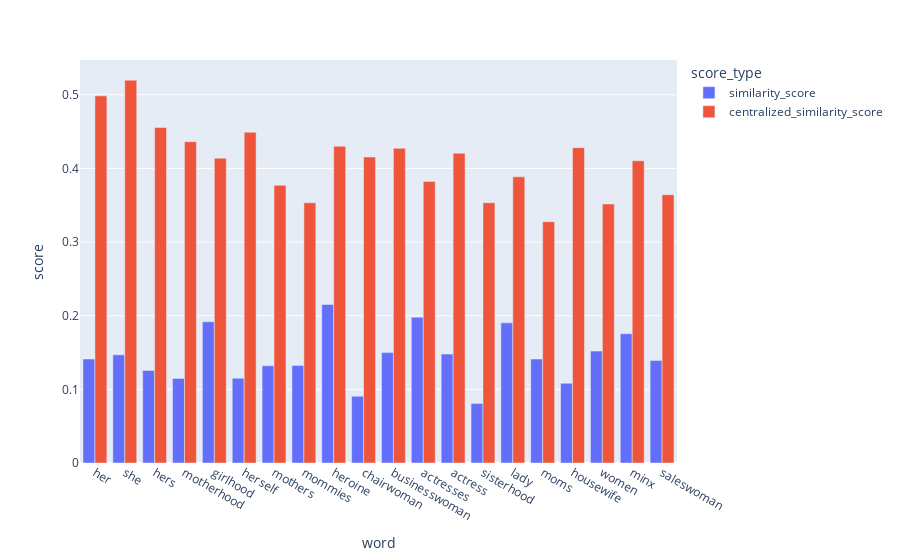
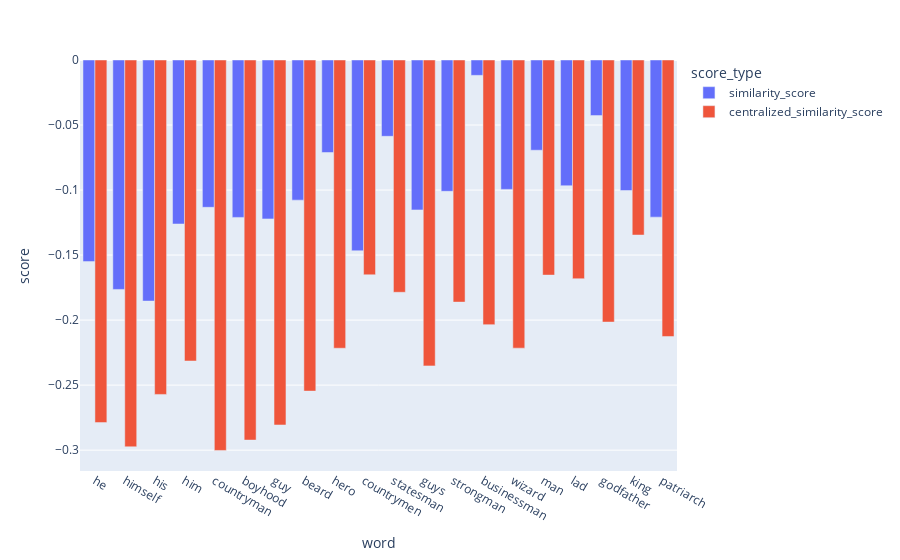

Source (notebook cell) for these figures, in order:
### Code cell
#plot a bar plot of the top 20 most biased words with all the scores of the three methods
import plotly_express as px

def plot_top_biased_words(df, n_words=20):
    df_top=df.head(n_words)
    #remove the simple_bias_score column
    df_top=df_top.drop(columns=['simple_bias_score'])
    df_top=df_top.reset_index()
    df_top=df_top.rename(columns={'index': 'word'})
    df_top=df_top.melt(id_vars=['word'], var_name='score_type', value_name='score')
    fig = px.bar(df_top, x="word", y="score", color="score_type", barmode="group")
    fig.show()


plot_top_biased_words(df_female, n_words=20)
plot_top_biased_words(df_male, n_words=20)

### Figure 1 — Plotly figure (JSON) as saved in the notebook; plotly's stock layout.template omitted (floating-point values rounded to 4 significant figures)
{"data": [{"alignmentgroup": "True", "hovertemplate": "score_type=similarity_score<br>word=%{x}<br>score=%{y}<extra></extra>", "legendgroup": "similarity_score", "marker": {"color": "#636efa", "pattern": {"shape": ""}}, "name": "similarity_score", "offsetgroup": "similarity_score", "orientation": "v", "showlegend": true, "textposition": "auto", "type": "bar", "x": ["her", "she", "hers", "motherhood", "girlhood", "herself", "mothers", "mommies", "heroine", "chairwoman", "businesswoman", "actresses", "actress", "sisterhood", "lady", "moms", "housewife", "women", "minx", "saleswoman"], "xaxis": "x", "y": [0.1412, 0.1468, 0.1257, 0.1148, 0.1918, 0.115, 0.132, 0.1325, 0.2152, 0.09071, 0.1499, 0.1978, 0.1479, 0.0809, 0.1903, 0.1412, 0.1082, 0.152, 0.1756, 0.1393], "yaxis": "y"}, {"alignmentgroup": "True", "hovertemplate": "score_type=centralized_similarity_score<br>word=%{x}<br>score=%{y}<extra></extra>", "legendgroup": "centralized_similarity_score", "marker": {"color": "#EF553B", "pattern": {"shape": ""}}, "name": "centralized_similarity_score", "offsetgroup": "centralized_similarity_score", "orientation": "v", "showlegend": true, "textposition": "auto", "type": "bar", "x": ["her", "she", "hers", "motherhood", "girlhood", "herself", "mothers", "mommies", "heroine", "chairwoman", "businesswoman", "actresses", "actress", "sisterhood", "lady", "moms", "housewife", "women", "minx", "saleswoman"], "xaxis": "x", "y": [0.4985, 0.5198, 0.4556, 0.4363, 0.4139, 0.4491, 0.377, 0.3533, 0.4301, 0.4155, 0.4273, 0.3823, 0.4206, 0.3533, 0.3885, 0.3277, 0.4281, 0.3516, 0.4103, 0.3643], "yaxis": "y"}], "layout": {"barmode": "group", "legend": {"title": {"text": "score_type"}, "tracegroupgap": 0}, "margin": {"t": 60}, "xaxis": {"anchor": "y", "domain": [0, 1], "title": {"text": "word"}}, "yaxis": {"anchor": "x", "domain": [0, 1], "title": {"text": "score"}}}}

### Figure 2 — Plotly figure (JSON) as saved in the notebook; plotly's stock layout.template omitted (floating-point values rounded to 4 significant figures)
{"data": [{"alignmentgroup": "True", "hovertemplate": "score_type=similarity_score<br>word=%{x}<br>score=%{y}<extra></extra>", "legendgroup": "similarity_score", "marker": {"color": "#636efa", "pattern": {"shape": ""}}, "name": "similarity_score", "offsetgroup": "similarity_score", "orientation": "v", "showlegend": true, "textposition": "auto", "type": "bar", "x": ["he", "himself", "his", "him", "countryman", "boyhood", "guy", "beard", "hero", "countrymen", "statesman", "guys", "strongman", "businessman", "wizard", "man", "lad", "godfather", "king", "patriarch"], "xaxis": "x", "y": [-0.155, -0.1764, -0.1854, -0.1261, -0.1133, -0.121, -0.1222, -0.1078, -0.07113, -0.1467, -0.05867, -0.1153, -0.101, -0.01181, -0.09949, -0.06938, -0.09667, -0.04271, -0.1004, -0.1208], "yaxis": "y"}, {"alignmentgroup": "True", "hovertemplate": "score_type=centralized_similarity_score<br>word=%{x}<br>score=%{y}<extra></extra>", "legendgroup": "centralized_similarity_score", "marker": {"color": "#EF553B", "pattern": {"shape": ""}}, "name": "centralized_similarity_score", "offsetgroup": "centralized_similarity_score", "orientation": "v", "showlegend": true, "textposition": "auto", "type": "bar", "x": ["he", "himself", "his", "him", "countryman", "boyhood", "guy", "beard", "hero", "countrymen", "statesman", "guys", "strongman", "businessman", "wizard", "man", "lad", "godfather", "king", "patriarch"], "xaxis": "x", "y": [-0.2788, -0.2974, -0.2572, -0.2315, -0.3002, -0.2923, -0.2807, -0.2546, -0.2216, -0.1652, -0.1786, -0.2352, -0.1862, -0.2035, -0.2216, -0.1654, -0.1682, -0.2015, -0.1346, -0.2126], "yaxis": "y"}], "layout": {"barmode": "group", "legend": {"title": {"text": "score_type"}, "tracegroupgap": 0}, "margin": {"t": 60}, "xaxis": {"anchor": "y", "domain": [0, 1], "title": {"text": "word"}}, "yaxis": {"anchor": "x", "domain": [0, 1], "title": {"text": "score"}}}}
